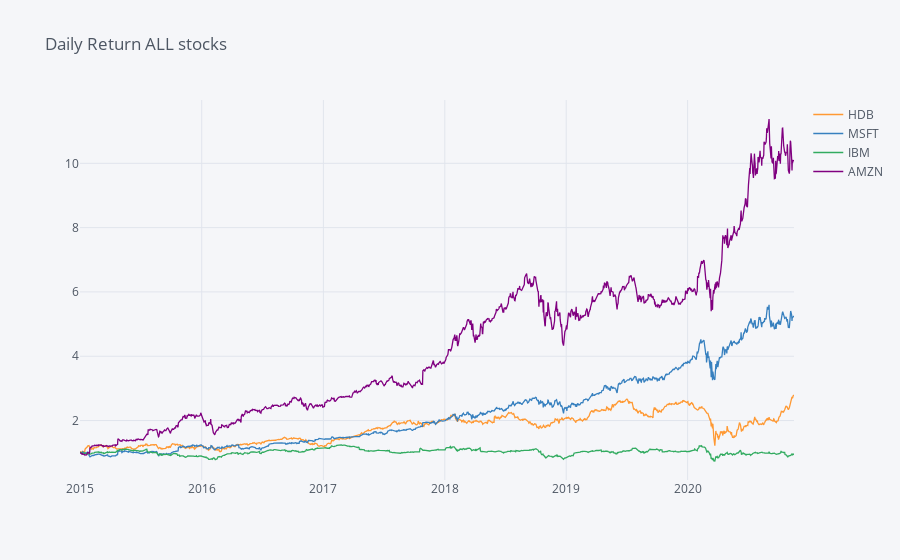

Notebook code cell kept with this figure:
### Markdown cell above
This plot is going to show the daily return change  over time. and we can see here that the amazon stock price is always very expensive as compare to other.

### Code cell
stock_return.iplot(title = "Daily Return ALL stocks")

### Figure 1 — Plotly figure (JSON) as saved in the notebook; plotly's stock layout.template omitted (floating-point values rounded to 4 significant figures; data arrays with more than 128 entries replaced by an {"elided": "..."} marker saying what was removed)
{"data": [{"line": {"color": "rgba(255, 153, 51, 1.0)", "dash": "solid", "shape": "linear", "width": 1.3}, "mode": "lines", "name": "HDB", "text": "", "type": "scatter", "x": {"elided": "1481 str values"}, "y": {"elided": "1481 float values"}}, {"line": {"color": "rgba(55, 128, 191, 1.0)", "dash": "solid", "shape": "linear", "width": 1.3}, "mode": "lines", "name": "MSFT", "text": "", "type": "scatter", "x": {"elided": "1481 str values"}, "y": {"elided": "1481 float values"}}, {"line": {"color": "rgba(50, 171, 96, 1.0)", "dash": "solid", "shape": "linear", "width": 1.3}, "mode": "lines", "name": "IBM", "text": "", "type": "scatter", "x": {"elided": "1481 str values"}, "y": {"elided": "1481 float values"}}, {"line": {"color": "rgba(128, 0, 128, 1.0)", "dash": "solid", "shape": "linear", "width": 1.3}, "mode": "lines", "name": "AMZN", "text": "", "type": "scatter", "x": {"elided": "1481 str values"}, "y": {"elided": "1481 float values"}}], "layout": {"legend": {"bgcolor": "#F5F6F9", "font": {"color": "#4D5663"}}, "paper_bgcolor": "#F5F6F9", "plot_bgcolor": "#F5F6F9", "title": {"font": {"color": "#4D5663"}, "text": "Daily Return ALL stocks"}, "xaxis": {"gridcolor": "#E1E5ED", "showgrid": true, "tickfont": {"color": "#4D5663"}, "title": {"font": {"color": "#4D5663"}, "text": ""}, "zerolinecolor": "#E1E5ED"}, "yaxis": {"gridcolor": "#E1E5ED", "showgrid": true, "tickfont": {"color": "#4D5663"}, "title": {"font": {"color": "#4D5663"}, "text": ""}, "zerolinecolor": "#E1E5ED"}}}
